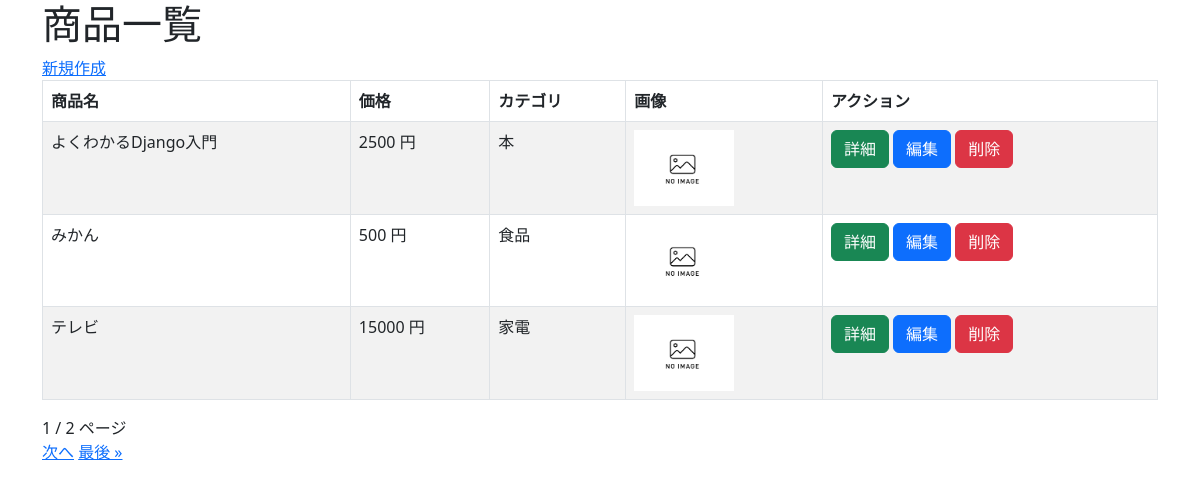
/crud/, run on the app's committed database.
### crud/models.py (models this page shows, shortened)
class Product(models.Model):
    name = models.CharField(max_length=200)
    price = models.PositiveIntegerField()
    category = models.ForeignKey(Category, on_delete=models.CASCADE)
    img = models.ImageField(blank=True, default='noImage.png')
    explanation = models.TextField(blank=True, null=True)

class Category(models.Model):
    name = models.CharField(max_length=200)
    def __str__(self):
        return self.name

### crud/views.py (the view)
# urls.py: path('crud/', views.ProductListView.as_view(), name="list"),
class ProductListView(ListView):
    model = Product
    paginate_by = 3

### crud/templates/crud/product_list.html (shortened to what this page needs)
<!DOCTYPE html>
{% extends "base.html" %}
{% block content %}
<h1>商品一覧</h1>
<a href="{% url 'new' %}">新規作成</a>
<table class="table table-striped table-hover table-bordered">
    <thead>
        <tr>
            <th>商品名</th>
            <th>価格</th>
            <th>カテゴリ</th>
            <th>画像</th>
            <th>アクション</th>
        </tr>
    </thead>
    {% for product in object_list %}
    <tr>
        <td>{{ product.name }}</td>
        <td>{{ product.price }} 円</td>
        <td>{{ product.category }}</td>
        {% if product.img and product.img.url %}
        <td><img src="{{ product.img.url }}" style="width:100px; height:auto;"></td>
        {% else %}
        <td></td>
        {% endif %}
        <td>
            <button class="btn btn-success" onclick="location.href='{% url 'detail' pk=product.pk %}'">詳細</button>
            <button class="btn btn-primary" onclick="location.href='{% url 'edit' pk=product.pk %}'">編集</button>
            <button class="btn btn-danger" onclick="location.href='{% url 'delete' pk=product.pk %}'">削除</button>
        </td>
    </tr>
    {% endfor %}
</table>
{{ page_obj.number }} / {{ page_obj.paginator.num_pages }} ページ<br>
{% if page_obj.has_next %}
<a href="?page={{ page_obj.next_page_number }}">次へ</a>
<a href="?page={{ page_obj.paginator.num_pages }}">最後 &raquo;</a>
{% endif %}
{% endblock %}

### crud/templates/base.html (shortened to what this page needs)
<!DOCTYPE html>
<html lang="ja">
<head>
    <link href="https://cdn.jsdelivr.net/npm/bootstrap@5.3.0-alpha3/dist/css/bootstrap.min.css" rel="stylesheet"
>
</head>
<body>
    <div class="container">
        {% block content %}{% endblock %}
    </div>
</body>
</html>

### data on the page
Product: name "よくわかるDjango入門", price "2500", category "本", img (placeholder picture)
Product: name "みかん", price "500", category "食品", img (placeholder picture)
Product: name "テレビ", price "15000", category "家電", img (placeholder picture)

### other printed values
{{ page_obj.number }} "1"
{{ page_obj.paginator.num_pages }} "2"
